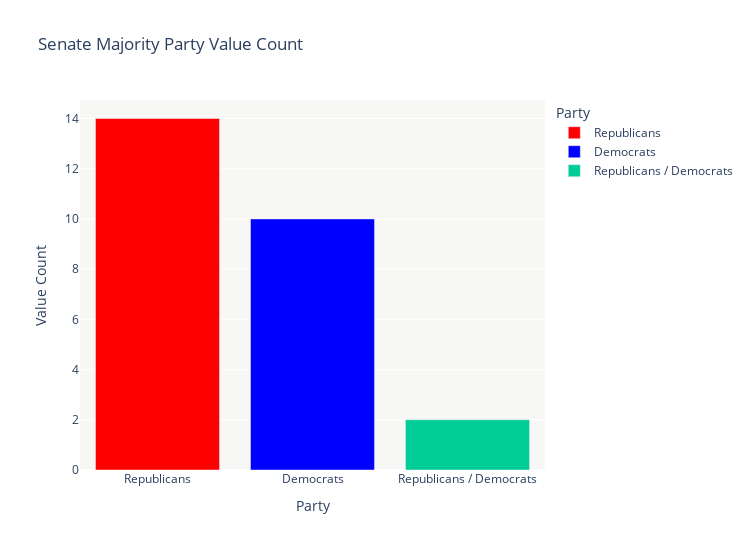

The code cell stored with this chart in its notebook:
### Markdown cell above
### Analysis

From 1997-2022, the Republican party held the majority party in the House of Representatives 18 times while the Democrat party held only 8 times.

### Code cell
# 6. Which political party dominates Congress (House and Senate) the most? 
fig = px.bar(senate_party_df, x='Party', y='Value Count', title='Senate Majority Party Value Count',
             color='Party',
             color_discrete_map={'Republicans': 'red',
                                'Democrats': 'blue'})

fig.update_layout(height=550,
                  width=750,
                  plot_bgcolor='#f7f7f5')

fig.show()

### Figure 1 — Plotly figure (JSON) as saved in the notebook; plotly's stock layout.template omitted (floating-point values rounded to 4 significant figures)
{"data": [{"alignmentgroup": "True", "hovertemplate": "Party=%{x}<br>Value Count=%{y}<extra></extra>", "legendgroup": "Republicans", "marker": {"color": "red", "pattern": {"shape": ""}}, "name": "Republicans", "offsetgroup": "Republicans", "orientation": "v", "showlegend": true, "textposition": "auto", "type": "bar", "x": ["Republicans"], "xaxis": "x", "y": [14], "yaxis": "y"}, {"alignmentgroup": "True", "hovertemplate": "Party=%{x}<br>Value Count=%{y}<extra></extra>", "legendgroup": "Democrats", "marker": {"color": "blue", "pattern": {"shape": ""}}, "name": "Democrats", "offsetgroup": "Democrats", "orientation": "v", "showlegend": true, "textposition": "auto", "type": "bar", "x": ["Democrats"], "xaxis": "x", "y": [10], "yaxis": "y"}, {"alignmentgroup": "True", "hovertemplate": "Party=%{x}<br>Value Count=%{y}<extra></extra>", "legendgroup": "Republicans / Democrats", "marker": {"color": "#00cc96", "pattern": {"shape": ""}}, "name": "Republicans / Democrats", "offsetgroup": "Republicans / Democrats", "orientation": "v", "showlegend": true, "textposition": "auto", "type": "bar", "x": ["Republicans / Democrats"], "xaxis": "x", "y": [2], "yaxis": "y"}], "layout": {"barmode": "relative", "height": 550, "legend": {"title": {"text": "Party"}, "tracegroupgap": 0}, "plot_bgcolor": "#f7f7f5", "title": {"text": "Senate Majority Party Value Count"}, "width": 750, "xaxis": {"anchor": "y", "autorange": true, "categoryarray": ["Republicans", "Democrats", "Republicans / Democrats"], "categoryorder": "array", "domain": [0, 1], "range": [-0.5, 2.5], "title": {"text": "Party"}, "type": "category"}, "yaxis": {"anchor": "x", "autorange": true, "domain": [0, 1], "range": [0, 14.74], "title": {"text": "Value Count"}, "type": "linear"}}}
